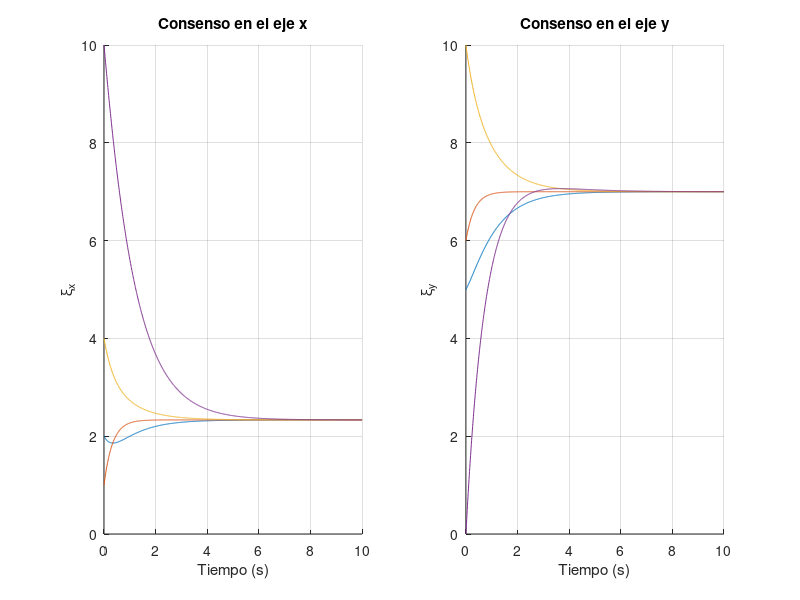
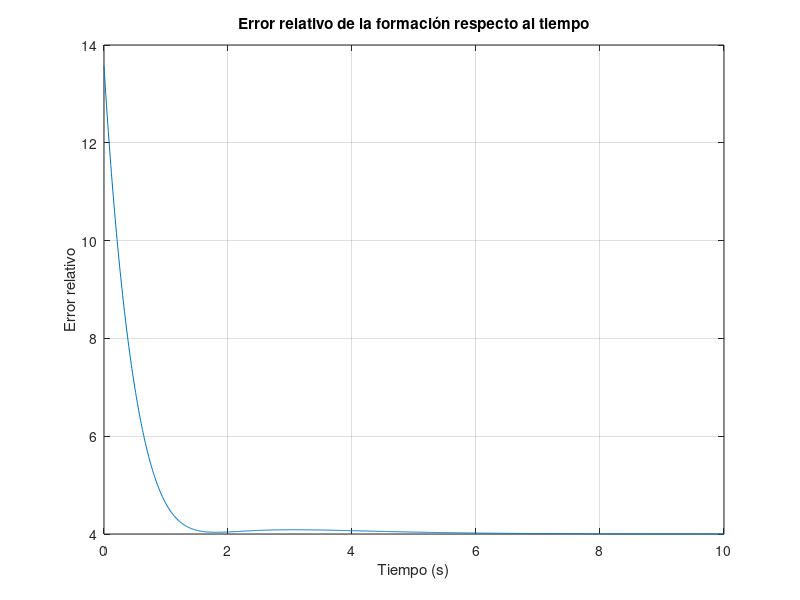
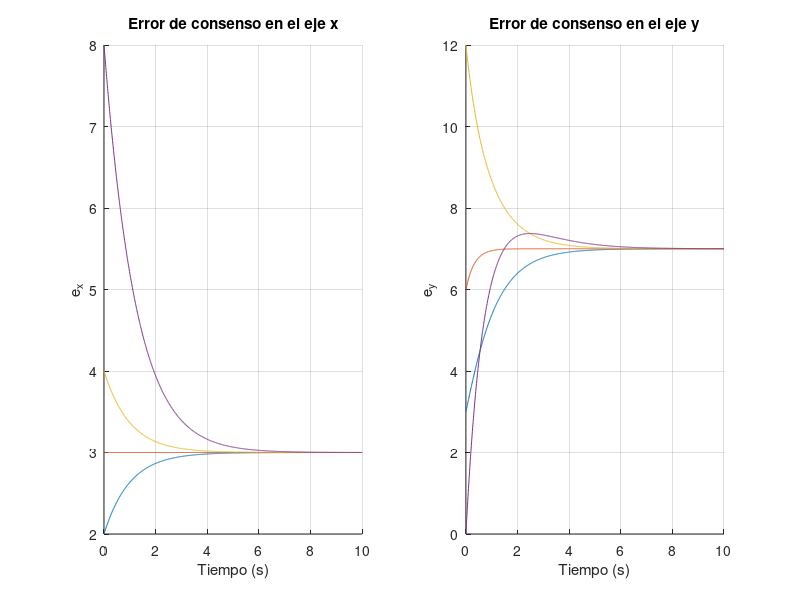
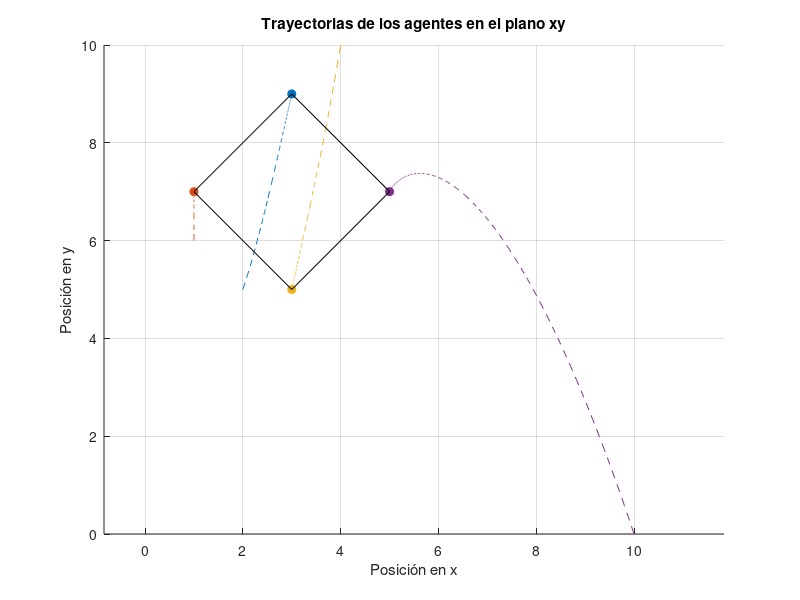

These charts were generated, in order, by the following MATLAB code:
clc
clearvars 
close all 


q=[1/3 1/3 1/3 0];

L=[1 -1  0 0;
  -1  2 -1 0;
   0 -1  1 0;
   0  0 -1 1];

[V,D]=eig(L);

%La matriz diagonal de unos
I=eye(2);

%Producto Kronecker
KL=kron(L,I);

% Definir las condiciones inciales para las coordenadas por separado
x_x = [2; 1; 4; 10]; %Esto es en x
x_y = [5; 6; 10; 0]; %Esto es en y

% Inicializar el vector
x = zeros(2 * length(x_x), 1);

% Combinarlos para la simlacion
for i = 1:length(x_x)
    x(2*i-1) = x_x(i);
    x(2*i) = x_y(i);
end
x0=x;


%Datos de la simulacion
%periodo de muestreo
Dt=0.01;
tiempo=10; %segundos
iteraciones=tiempo/Dt;

%Simulacion
for k=1:iteraciones
   
    %Aproximación de Euler con Laplaciano
    x(:,k+1)=x(:,k)+Dt*(-KL*x(:,k));
    
end




t=linspace(0,tiempo,iteraciones+1);

% 
% Subplot para el consenso en el eje x
subplot(1, 2, 1);
hold on;
for i = 1:2:size(x, 1) % Consenso en x
     plot(t, x(i, :));
end
hold off;
xlabel('Tiempo (s)');
ylabel('\xi_{x}');
title('Consenso en el eje x');
grid on;

% Subplot para el consenso en el eje y
subplot(1, 2, 2);
hold on;
for i = 2:2:size(x, 1) % Consenso en y
    plot(t, x(i, :));
end
hold off;
xlabel('Tiempo (s)');
ylabel('\xi_{y}');
title('Consenso en el eje y');
grid on;


%% Esta area es para el punto d)

% Formación deseada (especificada en el mapa)
delta1=[0;2];
delta2=[-2;0];
delta3=[0;-2];
delta4=[2;0];
delta = [delta1;delta2;delta3;delta4]; % deltas concatenadas
P=zeros(2,1);

% Initialize the state matrix to store the simulation results
x_forma = zeros(size(x, 1), iteraciones + 1);
x_forma(:, 1) = x0;


% Inicializar la matriz para almacenar el error relativo
error_relativo = zeros(1, iteraciones + 1);

% Calcular el error inicial
error_relativo(1) = norm(KL * x0 - delta);

% Simulacion
for k = 1:iteraciones
    %Aproximación de Euler con Laplaciano
    x_forma(:, k+1) = x_forma(:, k) + Dt * (-KL * (x_forma(:, k) - delta));

    % Calcular el error en cada iteración
    error_relativo(k + 1) = norm(KL * x_forma(:, k + 1) - delta);
end

% Tiempo para ploteos
t = linspace(0, tiempo, iteraciones + 1);

% Graficar el error relativo respecto al tiempo
% t = 0:Dt:tiempo;
figure;
plot(t, error_relativo);
xlabel('Tiempo (s)');
ylabel('Error relativo');
title('Error relativo de la formación respecto al tiempo');
grid on;

% Errores de consenso
figure;
subplot(1, 2, 1);
hold on;
for i = 1:2:size(x_forma, 1) % Error de consenso en x
     plot(t, x_forma(i, :)-delta(i));
end
hold off;
xlabel('Tiempo (s)');
ylabel('e_{x}');
title('Error de consenso en el eje x');
grid on;
subplot(1, 2, 2);
hold on;
for i = 2:2:size(x_forma, 1) % Error de consenso en y
    plot(t, x_forma(i, :)-delta(i));
end
hold off;
xlabel('Tiempo (s)');
ylabel('e_{y}');
title('Error de consenso en el eje y');
grid on;



% Graficar las posiciones de los agentes en el plano xy con sus posiciones finales
figure;
hold on;
num_agents = size(x0, 1) / 2;
colors = lines(num_agents);
for i = 1:num_agents
    plot(x_forma(2*i-1, :) + P(1), x_forma(2*i, :) + P(2), 'DisplayName', ['Agente ' num2str(i)], 'Color', colors(i, :), 'LineStyle', '--');
    plot(x_forma(2*i-1, end) + P(1), x_forma(2*i, end) + P(2), 'o', 'Color', colors(i, :), 'MarkerFaceColor', colors(i, :));
end

% Agregar líneas entre los agentes especificados
plot([x_forma(1,end) + P(1) x_forma(7,end) + P(1)], [x_forma(2,end) + P(2) x_forma(8,end) + P(2)], 'k-'); % Línea entre Agente 1 y Agente 4
plot([x_forma(1,end) + P(1) x_forma(3,end) + P(1)], [x_forma(2,end) + P(2) x_forma(4,end) + P(2)], 'k-'); % Línea entre Agente 1 y Agente 2
plot([x_forma(7,end) + P(1) x_forma(5,end) + P(1)], [x_forma(8,end) + P(2) x_forma(6,end) + P(2)], 'k-'); % Línea entre Agente 4 y Agente 3
plot([x_forma(3,end) + P(1) x_forma(5,end) + P(1)], [x_forma(4,end) + P(2) x_forma(6,end) + P(2)], 'k-'); % Línea entre Agente 2 y Agente 3

hold off;
xlabel('Posición en x');
ylabel('Posición en y');
title('Trayectorias de los agentes en el plano xy');
axis equal;
grid on;


